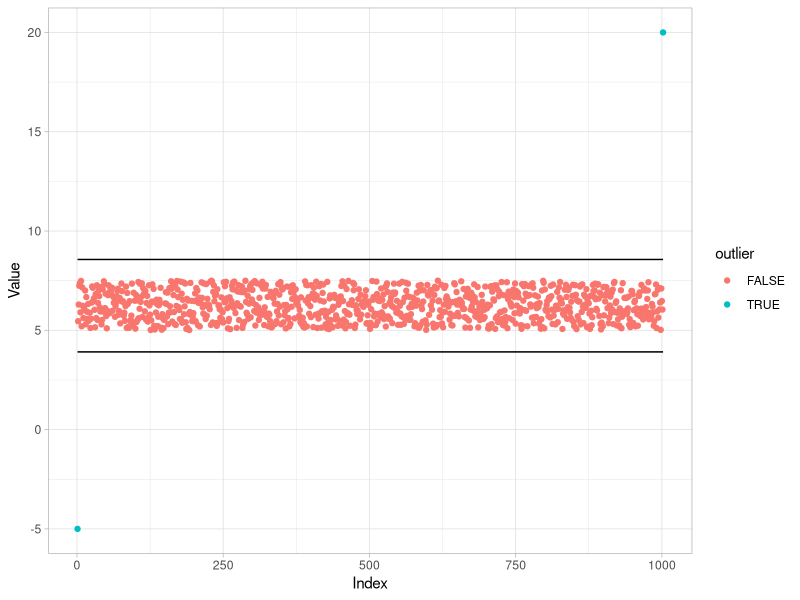
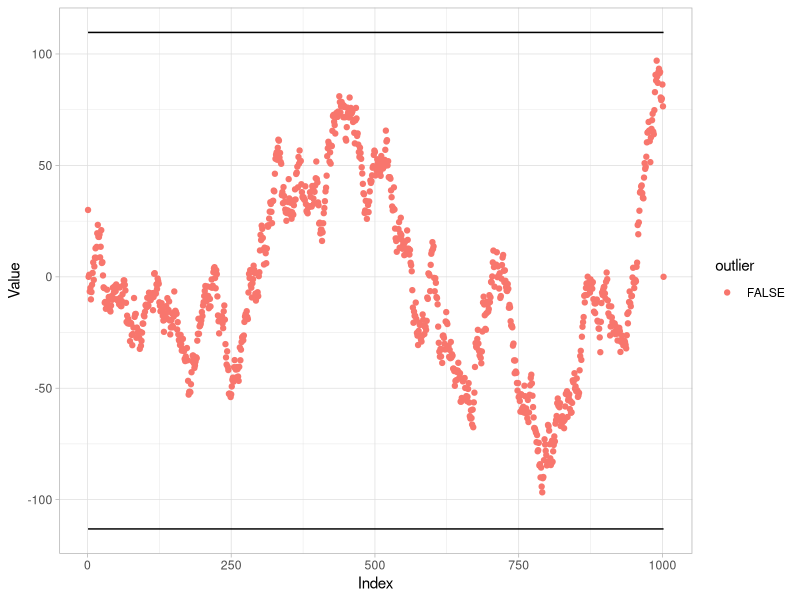

Reproduce these figures in R, in order.
## ---- chunk 1
x <- runif(1000, 5.0, 7.5)

quantile <- stats::quantile(x, prob = c(0.25, 0.75), na.rm = TRUE)

quantile[[2]] - quantile[[1]]
## ---- chunk 2
iqr <- stats::IQR(x)
iqr
## ---- chunk 3
limits <- quantile + 1.5 * iqr * c(-1, 1)
limits
## ---- chunk 4
suppressMessages(library(tidyverse))
## ---- chunk 5
detect_outliers <- function(df, col) {
  
  col_enquo <- rlang::enquo(col)
  x <- df %>% dplyr::pull(!! col_enquo)
  
  quantile <- stats::quantile(x, prob = c(0.25, 0.75), na.rm = TRUE)
  iqr <- stats::IQR(x)
  limits <- quantile + 1.5 * iqr * c(-1, 1)

  tibble::tibble(Value = x) %>% 
    dplyr::mutate(lower_limit = limits[[1]],
                  upper_limit = limits[[2]],
                  outlier = dplyr::case_when(Value > upper_limit | 
                                               Value < lower_limit ~ TRUE,
                                             TRUE ~ FALSE)) %>% 
    dplyr::bind_cols(df %>% dplyr::select(- !! col_enquo))
}
## ---- chunk 6
dataframe <- tibble::tibble(Index = 1:1002,
                            Value = c(-5, runif(1000, 5.0, 7.5), 20))

outlier_df <- detect_outliers(dataframe, "Value")
outlier_df
## ---- chunk 7
outlier_df %>% 
  ggplot2::ggplot(aes(x = Index)) + 
  ggplot2::geom_point(aes(y = Value, color = outlier)) + 
  ggplot2::geom_line(aes(y = lower_limit)) + 
  ggplot2::geom_line(aes(y = upper_limit)) +
  ggplot2::theme_light()
## ---- chunk 8

dataframe_trend <- tibble::tibble(Index = 1:1002,
                            Value = c(30, diffinv(rnorm(999, mean = 0, sd = 5)), 0))
outlier_df_trend <- detect_outliers(dataframe_trend, "Value")
## ---- chunk 9
outlier_df_trend %>% 
  ggplot2::ggplot(aes(x = Index)) + 
  ggplot2::geom_point(aes(y = Value, color = outlier)) + 
  ggplot2::geom_line(aes(y = lower_limit)) + 
  ggplot2::geom_line(aes(y = upper_limit)) +
  ggplot2::theme_light()
